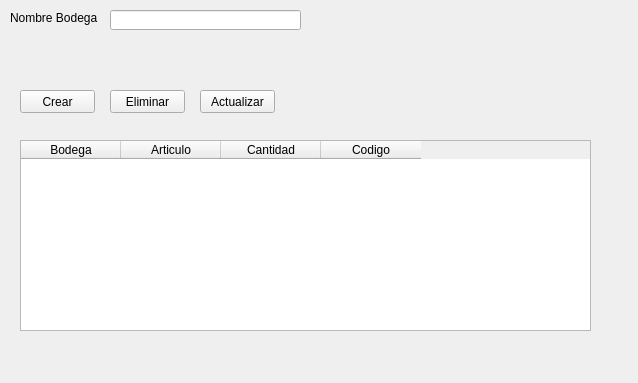
<?xml version="1.0" encoding="UTF-8"?>
<ui version="4.0">
 <class>Bodega</class>
 <widget class="QWidget" name="Bodega">
  <property name="geometry">
   <rect>
    <x>0</x>
    <y>0</y>
    <width>638</width>
    <height>383</height>
   </rect>
  </property>
  <property name="windowTitle">
   <string>Form</string>
  </property>
  <widget class="QLabel" name="label">
   <property name="geometry">
    <rect>
     <x>10</x>
     <y>10</y>
     <width>91</width>
     <height>16</height>
    </rect>
   </property>
   <property name="text">
    <string>Nombre Bodega</string>
   </property>
  </widget>
  <widget class="QLineEdit" name="txt_nombre_bodega">
   <property name="geometry">
    <rect>
     <x>110</x>
     <y>10</y>
     <width>191</width>
     <height>20</height>
    </rect>
   </property>
  </widget>
  <widget class="QPushButton" name="btn_crear_bodega">
   <property name="geometry">
    <rect>
     <x>20</x>
     <y>90</y>
     <width>75</width>
     <height>23</height>
    </rect>
   </property>
   <property name="text">
    <string>Crear</string>
   </property>
  </widget>
  <widget class="QTableWidget" name="tbl_bodegas_cr">
   <property name="geometry">
    <rect>
     <x>20</x>
     <y>140</y>
     <width>571</width>
     <height>191</height>
    </rect>
   </property>
   <column>
    <property name="text">
     <string>Bodega</string>
    </property>
   </column>
   <column>
    <property name="text">
     <string>Articulo</string>
    </property>
   </column>
   <column>
    <property name="text">
     <string>Cantidad</string>
    </property>
   </column>
   <column>
    <property name="text">
     <string>Codigo</string>
    </property>
   </column>
  </widget>
  <widget class="QPushButton" name="btn_eliminar_bodega">
   <property name="geometry">
    <rect>
     <x>110</x>
     <y>90</y>
     <width>75</width>
     <height>23</height>
    </rect>
   </property>
   <property name="text">
    <string>Eliminar</string>
   </property>
  </widget>
  <widget class="QPushButton" name="btn_actualizar">
   <property name="geometry">
    <rect>
     <x>200</x>
     <y>90</y>
     <width>75</width>
     <height>23</height>
    </rect>
   </property>
   <property name="text">
    <string>Actualizar</string>
   </property>
  </widget>
 </widget>
 <resources/>
 <connections/>
</ui>
